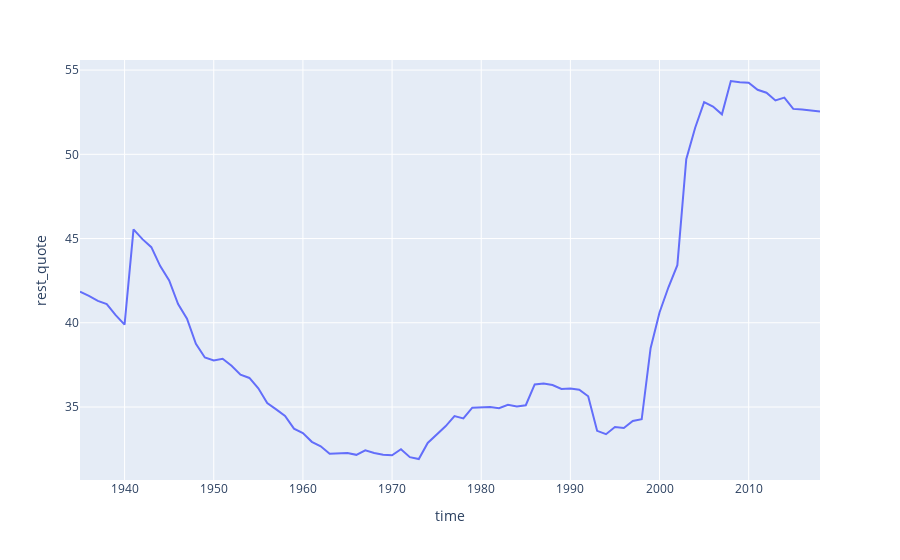

The notebook cell saved with this chart:
### Code cell
# Number of restaurants per 10 000 inhabitants
px.line(df, x="time", y = "rest_quote")
